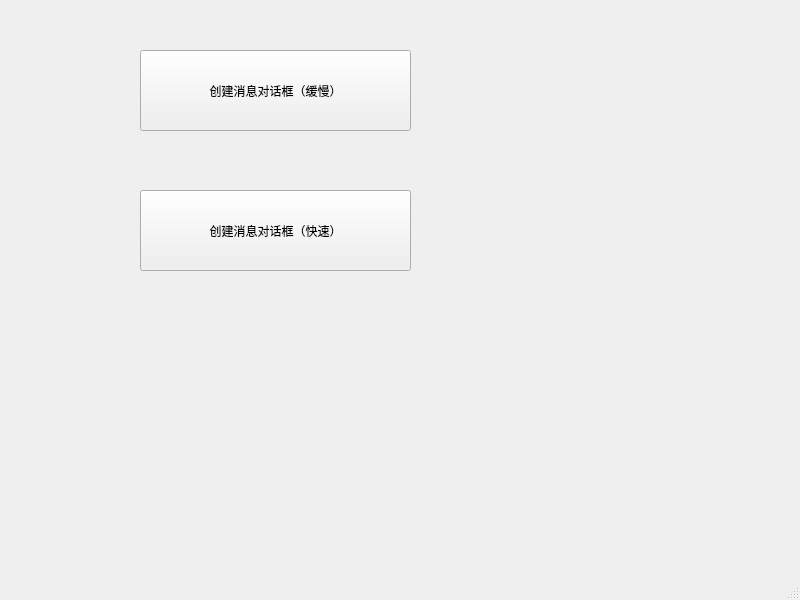
<?xml version="1.0" encoding="UTF-8"?>
<ui version="4.0">
 <class>MainWindow</class>
 <widget class="QMainWindow" name="MainWindow">
  <property name="geometry">
   <rect>
    <x>0</x>
    <y>0</y>
    <width>800</width>
    <height>600</height>
   </rect>
  </property>
  <property name="windowTitle">
   <string>MainWindow</string>
  </property>
  <widget class="QWidget" name="centralwidget">
   <widget class="QPushButton" name="pushButton_slow">
    <property name="geometry">
     <rect>
      <x>140</x>
      <y>50</y>
      <width>271</width>
      <height>81</height>
     </rect>
    </property>
    <property name="text">
     <string>创建消息对话框（缓慢）</string>
    </property>
   </widget>
   <widget class="QPushButton" name="pushButton_fast">
    <property name="geometry">
     <rect>
      <x>140</x>
      <y>190</y>
      <width>271</width>
      <height>81</height>
     </rect>
    </property>
    <property name="text">
     <string>创建消息对话框（快速）</string>
    </property>
   </widget>
  </widget>
  <widget class="QMenuBar" name="menubar">
   <property name="geometry">
    <rect>
     <x>0</x>
     <y>0</y>
     <width>800</width>
     <height>21</height>
    </rect>
   </property>
  </widget>
  <widget class="QStatusBar" name="statusbar"/>
 </widget>
 <resources/>
 <connections/>
</ui>
